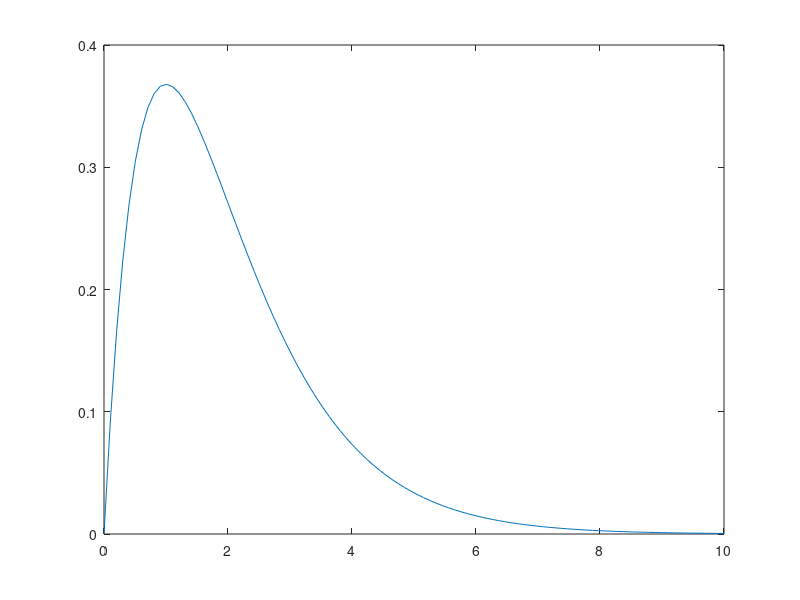

The MATLAB source for this figure: (Note: this script raises an error after producing the figure.)

% function out = f(t, x)
%   % x = x(t)
%   out = -x(t) + e^(-t);
% endfunction

f = @(t,x_val) (-x_val + e.^(-t));

solution = @(t) t .* e.^(-t);

x_linspace = linspace(0,10);
y_linspace = solution(x_linspace);

plot(x_linspace, y_linspace);
hold on;

x_i = 0:0.1:10;
euler_values = euler(f, 0, 0, 0.1, 100);
rk2_values = rk2(f, 0, 0, 0.1, 100);

euler_values
rk2_values
length(rk2_values)

plot(x_i, rk2_values, 'go');
plot(x_i, euler_values, 'o');
xlabel('x_i');
ylabel('sol_values');
title('Plot of x_i against sol_values');

pause;

